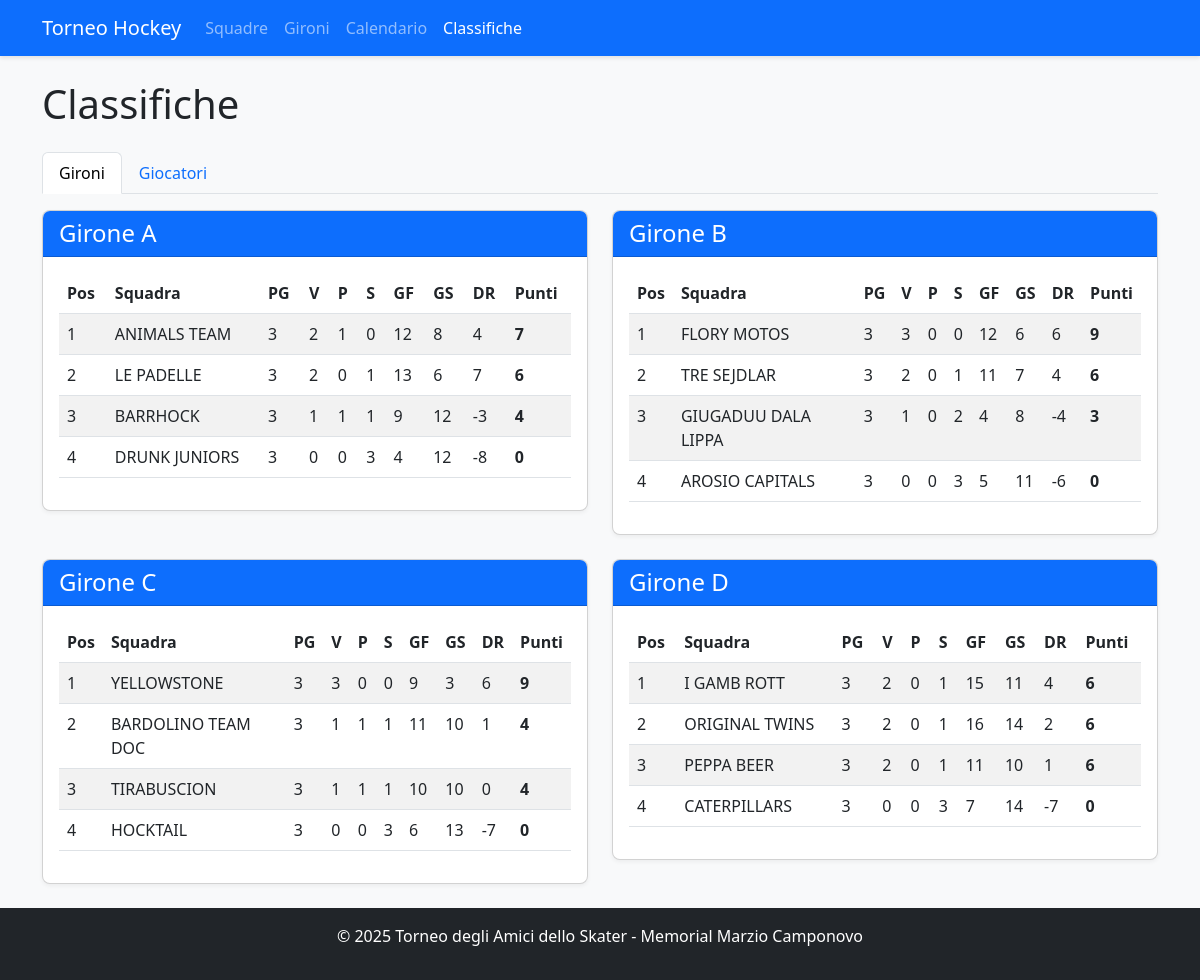
Page /standings on the earlier database version.
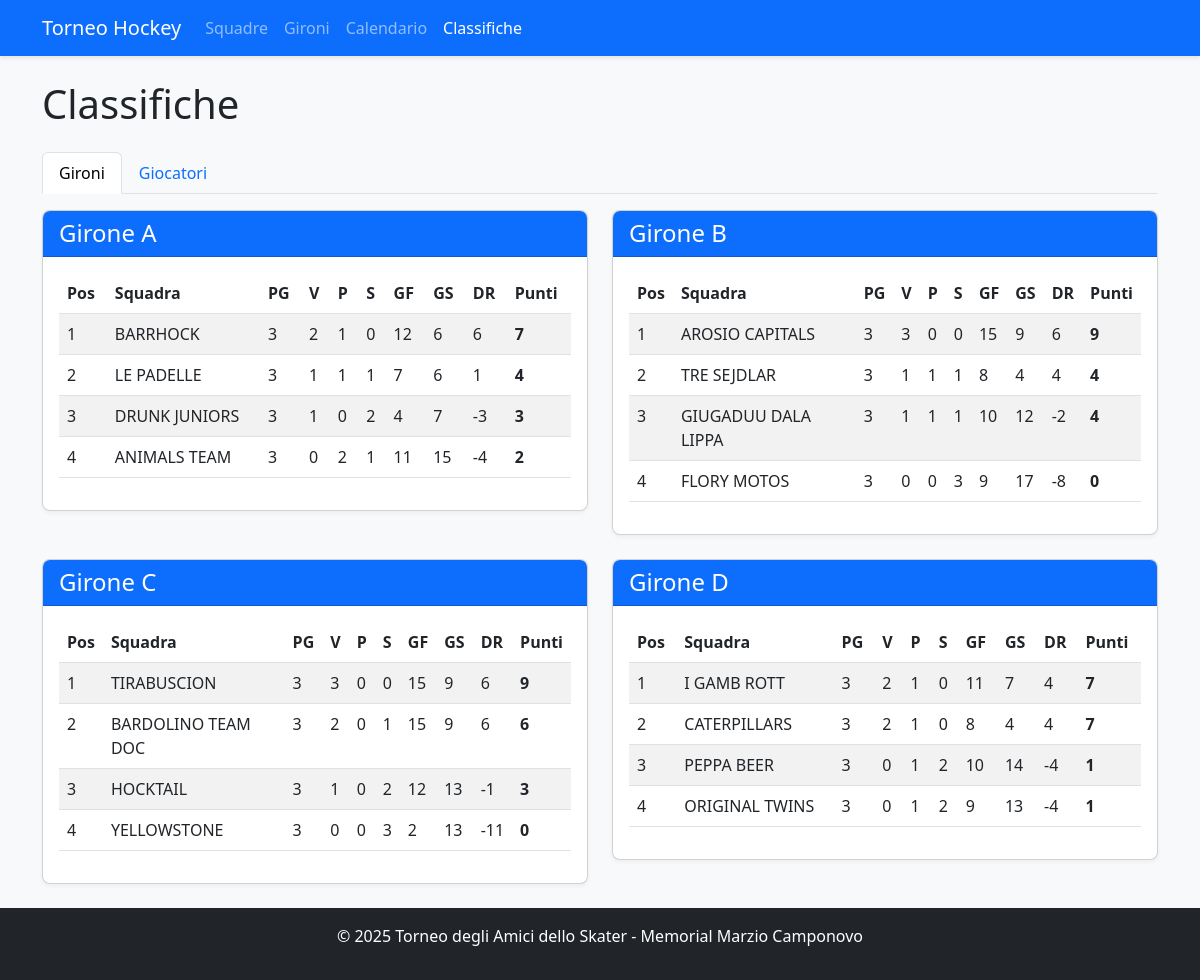
Same page on the later database version.
### app.py (models this page shows, shortened)
class Team(db.Model):
    id = db.Column(db.Integer, primary_key=True)
    name = db.Column(db.String(100), nullable=False, unique=True)
    group = db.Column(db.String(1))  # A, B, C, or D
    players = db.relationship('Player', backref='team', lazy=True)
    matches = db.relationship(
        'Match',
        primaryjoin="or_(Team.id == Match.team1_id, Team.id == Match.team2_id)",
        lazy=True,
        overlaps="team1,team2"
    )
    wins = db.Column(db.Integer, default=0)
    losses = db.Column(db.Integer, default=0)
    draws = db.Column(db.Integer, default=0)
    goals_for = db.Column(db.Integer, default=0)
    goals_against = db.Column(db.Integer, default=0)
    points = db.Column(db.Integer, default=0)
    @property
    def goal_difference(self):
        return self.goals_for - self.goals_against
    @property
    def games_played(self):
        return self.wins + self.losses + self.draws

### app.py (the view, shortened to what this page needs)
@app.route('/standings')
def standings():
    group_standings = {}
    for group in ['A', 'B', 'C', 'D']:
        teams = Team.query.filter_by(group=group).order_by(
            Team.points.desc(),
            (Team.goals_for - Team.goals_against).desc(),
            Team.goals_for.desc()
        ).all()
        group_standings[group] = teams
    try:
        if db.inspect(db.engine).has_table('player_match_stats'):
            from sqlalchemy import func
            top_scorers_query = db.session.query(
                Player,
                func.sum(PlayerMatchStats.goals).label('total_goals')
            ).join(PlayerMatchStats).group_by(Player.id).having(
                func.sum(PlayerMatchStats.goals) > 0
            ).order_by(func.sum(PlayerMatchStats.goals).desc()).limit(10)
            top_scorers = []
            for player, total_goals in top_scorers_query:
                player.display_goals = total_goals
                top_scorers.append(player)
            top_assists_query = db.session.query(
                Player,
                func.sum(PlayerMatchStats.assists).label('total_assists')
            ).join(PlayerMatchStats).group_by(Player.id).having(
                func.sum(PlayerMatchStats.assists) > 0
            ).order_by(func.sum(PlayerMatchStats.assists).desc()).limit(10)
            top_assists = []
            for player, total_assists in top_assists_query:
                player.display_assists = total_assists
                top_assists.append(player)
            most_penalties_query = db.session.query(
                Player,
                func.sum(PlayerMatchStats.penalties).label('total_penalties')
            ).join(PlayerMatchStats).group_by(Player.id).having(
                func.sum(PlayerMatchStats.penalties) > 0
            ).order_by(func.sum(PlayerMatchStats.penalties).desc()).limit(10)
            most_penalties = []
            for player, total_penalties in most_penalties_query:
                player.display_penalties = total_penalties
                most_penalties.append(player)
    except Exception as e:
        print(f"Errore nelle statistiche: {e}")
        top_scorers = []
        top_assists = []
        most_penalties = []
    return render_template('standings.html',
                          group_standings=group_standings,
                          top_scorers=top_scorers,
                          top_assists=top_assists,
                          most_penalties=most_penalties)

### app.py (called while the page is built)
def format_tournament_dates():
    dates = get_tournament_dates()
    formatted = {}
    for key, date_obj in dates.items():
        formatted[key] = {
            'date': date_obj,
            'formatted': date_obj.strftime('%d/%m/%Y'),
            'day_name': date_obj.strftime('%A'),
            'day_name_it': {
                'Monday': 'Lunedì',
                'Tuesday': 'Martedì',
                'Wednesday': 'Mercoledì',
                'Thursday': 'Giovedì',
                'Friday': 'Venerdì',
                'Saturday': 'Sabato',
                'Sunday': 'Domenica'
            }.get(date_obj.strftime('%A'), date_obj.strftime('%A'))
        }
    return formatted

@app.context_processor
def inject_tournament_dates():
    try:
        formatted_dates = format_tournament_dates()
        return {'tournament_dates': formatted_dates}
    except Exception as e:
        current_year = datetime.now().year
        return {
            'tournament_dates': {
                'qualification_day1': {
                    'date': datetime(current_year, 7, 13).date(),
                    'formatted': f'13/07/{current_year}',
                    'day_name_it': 'Sabato'
                },
                'qualification_day2': {
                    'date': datetime(current_year, 7, 14).date(),
                    'formatted': f'14/07/{current_year}',
                    'day_name_it': 'Domenica'
                }
            }
        }

### templates/standings.html (shortened to what this page needs)
<!DOCTYPE html>
<html lang="it">
<head>
    <link rel="stylesheet" href="https://cdn.jsdelivr.net/npm/bootstrap@5.3.0/dist/css/bootstrap.min.css">
    <link rel="stylesheet" href="{{ url_for('static', filename='style.css') }}">
</head>
<body class="d-flex flex-column min-vh-100">
    <nav class="navbar navbar-expand-lg navbar-dark bg-primary">
        <div class="container">
            <a class="navbar-brand" href="{{ url_for('index') }}">Torneo Hockey</a>
            <div class="collapse navbar-collapse" id="navbarNav">
                <ul class="navbar-nav">
                    <li class="nav-item">
                        <a class="nav-link" href="{{ url_for('teams') }}">Squadre</a>
                    </li>
                    <li class="nav-item">
                        <a class="nav-link" href="{{ url_for('groups') }}">Gironi</a>
                    </li>
                    <li class="nav-item">
                        <a class="nav-link" href="{{ url_for('schedule') }}">Calendario</a>
                    </li>
                    <li class="nav-item">
                        <a class="nav-link active" href="{{ url_for('standings') }}">Classifiche</a>
                    </li>
                </ul>
            </div>
        </div>
    </nav>
    <div class="container mt-4">
        <h1>Classifiche</h1>
        <ul class="nav nav-tabs mt-4" id="myTab" role="tablist">
            <li class="nav-item" role="presentation">
                <button class="nav-link active" id="groups-tab" data-bs-toggle="tab" data-bs-target="#groups" type="button" role="tab">Gironi</button>
            </li>
            <li class="nav-item" role="presentation">
                <button class="nav-link" id="players-tab" data-bs-toggle="tab" data-bs-target="#players" type="button" role="tab">Giocatori</button>
            </li>
        </ul>
        <div class="tab-content mt-3" id="myTabContent">
            <div class="tab-pane fade show active" id="groups" role="tabpanel">
                <div class="row">
                    {% for group, teams in group_standings.items() %}
                        <div class="col-md-6 mb-4">
                            <div class="card">
                                <div class="card-header bg-primary text-white">
                                    <h4 class="mb-0">Girone {{ group }}</h4>
                                </div>
                                <div class="card-body">
                                    <div class="table-responsive">
                                        <table class="table table-striped">
                                            <thead>
                                                <tr>
                                                    <th>Pos</th>
                                                    <th>Squadra</th>
                                                    <th>PG</th>
                                                    <th>V</th>
                                                    <th>P</th>
                                                    <th>S</th>
                                                    <th>GF</th>
                                                    <th>GS</th>
                                                    <th>DR</th>
                                                    <th>Punti</th>
                                                </tr>
                                            </thead>
                                            <tbody>
                                                {% for team in teams %}
                                                    <tr>
                                                        <td>{{ loop.index }}</td>
                                                        <td>{{ team.name }}</td>
                                                        <td>{{ team.games_played }}</td>
                                                        <td>{{ team.wins }}</td>
                                                        <td>{{ team.draws }}</td>
                                                        <td>{{ team.losses }}</td>
                                                        <td>{{ team.goals_for }}</td>
                                                        <td>{{ team.goals_against }}</td>
                                                        <td>{{ team.goal_difference }}</td>
                                                        <td><strong>{{ team.points }}</strong></td>
                                                    </tr>
                                                {% endfor %}
                                            </tbody>
                                        </table>
                                    </div>
                                </div>
                            </div>
                        </div>
                    {% endfor %}
                </div>
            </div>
        </div>
    </div>
    <footer class="bg-dark text-white py-3 mt-auto">
        <div class="container text-center">
            <p>© 2025 Torneo degli Amici dello Skater - Memorial Marzio Camponovo</p>
        </div>
    </footer>
</body>
</html>

### static/style.css (style rules this page uses)
body { font-family: "Segoe UI", Tahoma, Geneva, Verdana, sans-serif; background-color: #f8f9fa; }
.navbar { box-shadow: 0 2px 4px rgba(0, 0, 0, 0.1); }
.card { box-shadow: 0 2px 4px rgba(0, 0, 0, 0.05); border-radius: 8px; overflow: hidden; }
.card-header { font-weight: 600; }
.table th { font-weight: 600; }
footer { margin-top: 2rem; }

Differences in the rows shown:
changed Team "BARRHOCK": wins "1" → "2"; losses "1" → "0"; goals_for "9" → "12"; goals_against "12" → "6"; goal_difference "-3" → "6"; points "4" → "7"; moves up the list
changed Team "LE PADELLE": wins "2" → "1"; draws "0" → "1"; goals_for "13" → "7"; goal_difference "7" → "1"; points "6" → "4"; moves down the list
changed Team "DRUNK JUNIORS": wins "0" → "1"; losses "3" → "2"; goals_against "12" → "7"; goal_difference "-8" → "-3"; points "0" → "3"; moves up the list
changed Team "ANIMALS TEAM": wins "2" → "0"; draws "1" → "2"; losses "0" → "1"; goals_for "12" → "11"; goals_against "8" → "15"; goal_difference "4" → "-4"; points "7" → "2"
changed Team "AROSIO CAPITALS": wins "0" → "3"; losses "3" → "0"; goals_for "5" → "15"; goals_against "11" → "9"; goal_difference "-6" → "6"; points "0" → "9"; moves up the list
changed Team "TRE SEJDLAR": wins "2" → "1"; draws "0" → "1"; goals_for "11" → "8"; goals_against "7" → "4"; points "6" → "4"
changed Team "GIUGADUU DALA LIPPA": draws "0" → "1"; losses "2" → "1"; goals_for "4" → "10"; goals_against "8" → "12"; goal_difference "-4" → "-2"; points "3" → "4"
changed Team "FLORY MOTOS": wins "3" → "0"; losses "0" → "3"; goals_for "12" → "9"; goals_against "6" → "17"; goal_difference "6" → "-8"; points "9" → "0"; moves down the list
changed Team "TIRABUSCION": wins "1" → "3"; draws "1" → "0"; losses "1" → "0"; goals_for "10" → "15"; goals_against "10" → "9"; goal_difference "0" → "6"; points "4" → "9"; moves up the list
changed Team "BARDOLINO TEAM DOC": wins "1" → "2"; draws "1" → "0"; goals_for "11" → "15"; goals_against "10" → "9"; goal_difference "1" → "6"; points "4" → "6"; moves down the list
changed Team "HOCKTAIL": wins "0" → "1"; losses "3" → "2"; goals_for "6" → "12"; goal_difference "-7" → "-1"; points "0" → "3"; moves up the list
changed Team "YELLOWSTONE": wins "3" → "0"; losses "0" → "3"; goals_for "9" → "2"; goals_against "3" → "13"; goal_difference "6" → "-11"; points "9" → "0"
changed Team "I GAMB ROTT": draws "0" → "1"; losses "1" → "0"; goals_for "15" → "11"; goals_against "11" → "7"; points "6" → "7"
changed Team "CATERPILLARS": wins "0" → "2"; draws "0" → "1"; losses "3" → "0"; goals_for "7" → "8"; goals_against "14" → "4"; goal_difference "-7" → "4"; points "0" → "7"; moves up the list
changed Team "PEPPA BEER": wins "2" → "0"; draws "0" → "1"; losses "1" → "2"; goals_for "11" → "10"; goals_against "10" → "14"; goal_difference "1" → "-4"; points "6" → "1"; moves down the list
changed Team "ORIGINAL TWINS": wins "2" → "0"; draws "0" → "1"; losses "1" → "2"; goals_for "16" → "9"; goals_against "14" → "13"; goal_difference "2" → "-4"; points "6" → "1"
